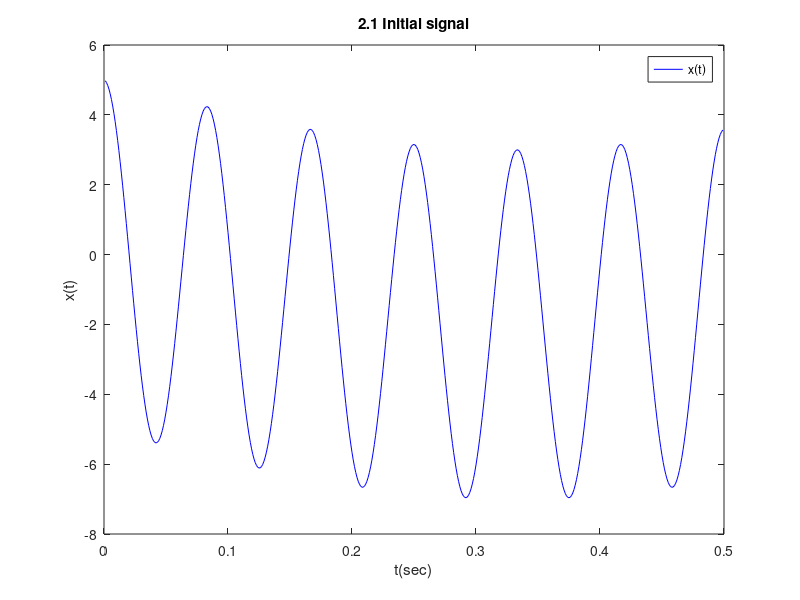
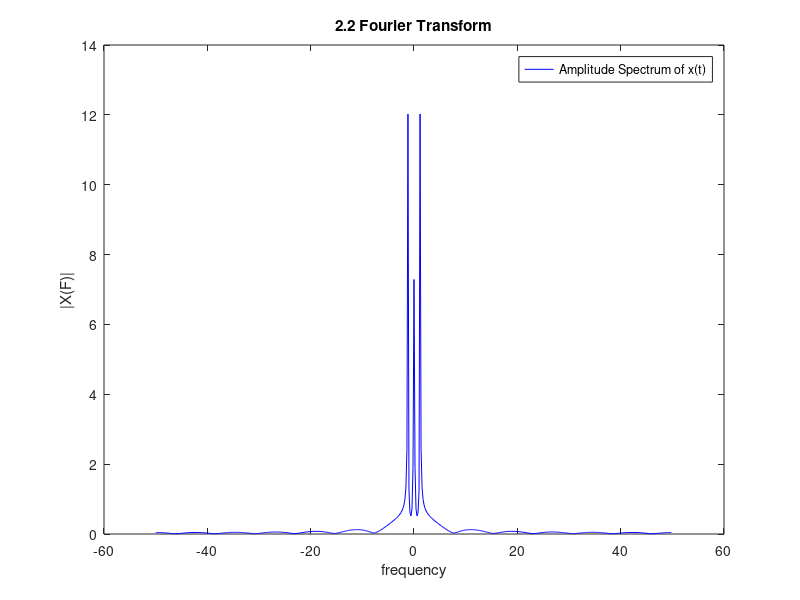
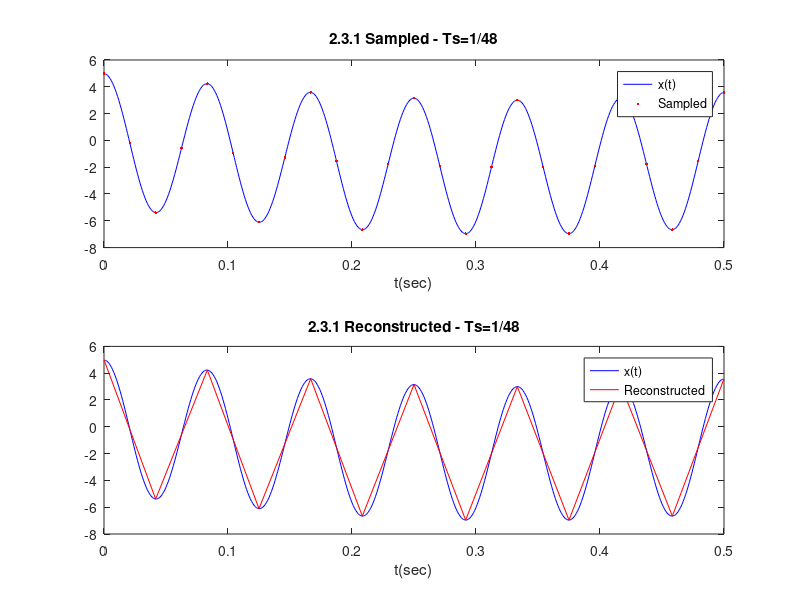
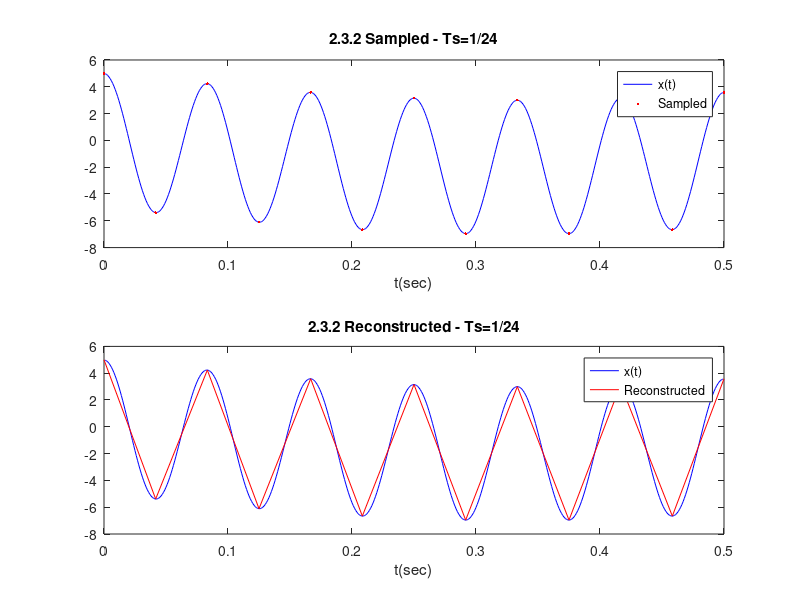

Write the MATLAB code that produced these figures, in order.
% ---------------------------------------------------------------------------------
%   Exercise 1, part 2
%
%   Authors : Spyridakis Christos
%   Created Date : 19/10/2019
%   Last Updated : 22/10/2019
%
%   Description: 
%               Code created for labs of Digital Signal Processing Course
%               in Technical University of Crete
%
% ---------------------------------------------------------------------------------

clear all
close all
clc

% Just for saving in a separate folder figures as images
DEBUG = false; dirpath = 'photos'; ext = '.jpg' ; if ~DEBUG && ~exist(dirpath,'dir') ; mkdir(dirpath); end

% -------------------------------
%
%           Exercise 2
%
% -------------------------------

% ---------------------------------------------------------------------------------
% 2.1
% Initial signal 
tmin = 0 ; tmax = 0.5 ;
dt = 0.001;                             % dt = 1ms
t = [ tmin + dt : dt : tmax - dt ];     % 0 < t < 500ms
x = 5*cos(24*pi*t)-2*sin(1.5*pi*t);     % x(t) = 5cos(24πt)-2sin(1.5πt)
% Plot Initial signal
stepName = '2.1 Initial signal';
f = figure();
p1 = plot(t,x,'b'); 
legend([p1],'x(t)'); legend('Location','NorthEast');
title(stepName); ylabel('x(t)'); xlabel('t(sec)');
if ~DEBUG ; saveas(f,strcat(dirpath, '/', stepName, ext)) ; end

% --------------------------------------------------------------------------------
% 2.2
% Fourier Tranform
stepName = '2.2 Fourier Transform';
Fs = 100 ;   % Sampling Frequency
DT = 1/Fs ;  % Sampling Period
NFFT = 2^nextpow2(length(x));           % NFFT = biggest power of 2, fft works best for power of 2 number of elements (e.g. 256, 512, etc..)
X = fftshift(fft(x,NFFT)*DT);
F = [-Fs/2 : Fs/NFFT : Fs/2-Fs/NFFT];   %Frequency vector
% Plot Signal
f = figure();
p1 = plot(F,abs(X),'b'); 
legend([p1],'Amplitude Spectrum of x(t)'); legend('Location','NorthEast');
title(stepName); ylabel('|X(F)|'); xlabel('frequency');
if ~DEBUG ; saveas(f,strcat(dirpath, '/', stepName, ext)) ; end


% --------------------------------------------------------------------------------
% 2.3
% Sampling
Ts = [1/48 1/24 1/12];
Ts_str = ['48';'24';'12'];

stepName = '2.3.';
for i=1:length(Ts)
    
    % Sampling
    nmin = ceil(tmin/Ts(i)); nmax = floor(tmax/Ts(i)); n = nmin:nmax;
    x_sampled = 5*cos(24*pi*n*Ts(i))-2*sin(1.5*pi*n*Ts(i));
    
    % Plot Signals
    f = figure();     
    
    % Sampled signal
    subplot(2,1,1)
    p1 = plot(t,x,'b'); 
    hold on;
    p2 = plot(n*Ts(i),x_sampled,'r.');
    legend([p1,p2],'x(t)','Sampled'); legend('Location','NorthEast');
    title(strcat(stepName, num2str(i), ' Sampled - Ts=1/', Ts_str(i,:))); xlabel('t(sec)');
    
    % Reconstructed signal
    subplot(2,1,2)
    p1 = plot(t,x,'b'); 
    hold on;
    p2 = plot(n*Ts(i),x_sampled,'r');
    legend([p1,p2],'x(t)','Reconstructed'); legend('Location','NorthEast');
    title(strcat(stepName, num2str(i), ' Reconstructed - Ts=1/', Ts_str(i,:))); xlabel('t(sec)');
    
    if ~DEBUG ; saveas(f,strcat(dirpath, '/', stepName, num2str(i), ' Sampling with Ts 1_', Ts_str(i,:), ext)) ; end 
end